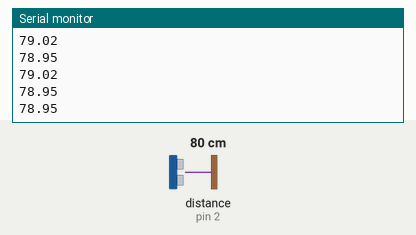
Recording of a sketch running on a simulated Arduino Uno, built with avr-gcc and run on an emulated ATmega328P. Shown: the last lines printed to the serial monitor. Wiring (inferred from the names in the program): ultrasonic range finder: trigger pin 6; echo pin 2. The test bench sets the inputs (shaded band); at power-on: distance to the obstacle (sensor on pin 2) 80 cm.

Above: at 1.2 s.
1.3 s: distance to the obstacle (sensor on pin 2) set to 2 cm
At 2.3 s:
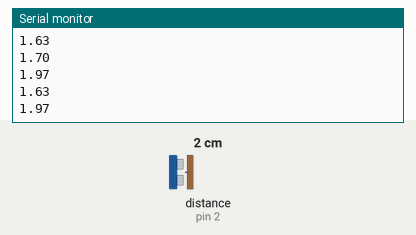
2.8 s: distance to the obstacle (sensor on pin 2) set to 4 cm
At 3.3 s:
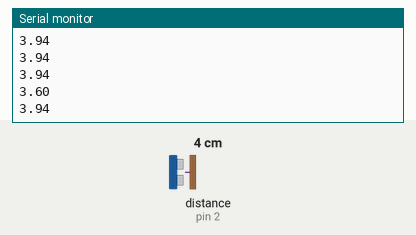
Timing chart, 0 to 5.8 s (numbered marks = the images above; inputs shaded):
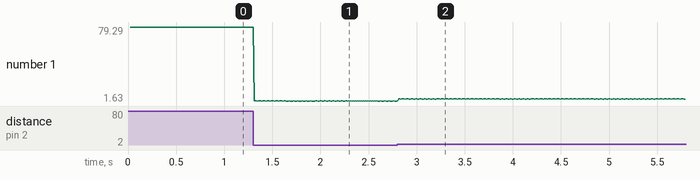

Measured:
- after the input at 1.3 s, the serial monitor: prints a new line at once (image 1)
- after the input at 2.8 s, the serial monitor: prints a new line at once (image 2)
- plotted number 1: 78.95 → 1.63 after the input at 1.3 s, 1.63 → 3.67 after the input at 2.8 s

The sketch:

ultrasonictest.ino
```cpp
#include "ultrasonic.h"

const byte ech_pin = 2;
const byte trg_pin = 6;
unsigned long prevtime = 0;
ultrasonic US(0, trg_pin, ech_pin);

void setup() {
  Serial.begin(9600);
  US.begin();
}

void loop() {
  if(millis() - prevtime > 10){
    US.ping();
    prevtime = millis();
    if (US.complete) Serial.println(US.dist);
  }

}
```

ultrasonic.h
```cpp
class ultrasonic
{
  static void isr0 ();
  static void isr1 ();

  const byte whichISR;
  static ultrasonic * instance0_;
  static ultrasonic * instance1_;

  void handleInterrupt ();

  volatile int counter_;

  const byte trg_pin, ech_pin;
  const float a = 0.017; // speed of sound in cm/us (or whatever length units / us)
  unsigned long t0, t1;

  public:
    ultrasonic (const byte which_, const byte trg_pin_, const byte ech_pin_);
    void begin ();
    void ping ();

    float dist;
    bool complete;

};

void ultrasonic::begin () {
  complete = 0;

  switch (whichISR) {
    case 0:
      attachInterrupt (digitalPinToInterrupt(ech_pin), isr0, CHANGE);
      instance0_ = this;
      break;
    case 1:
      attachInterrupt (digitalPinToInterrupt(ech_pin), isr1, CHANGE);
      instance1_ = this;
      break;
    }
  }

ultrasonic::ultrasonic (const byte whichISR_, const byte trg_pin_, const byte ech_pin_) : whichISR (whichISR_), trg_pin(trg_pin_), ech_pin(ech_pin_) {
    pinMode(ech_pin, INPUT);
    pinMode(trg_pin, OUTPUT);
    digitalWrite(trg_pin, LOW);
    }

void ultrasonic::isr0 () {
  instance0_->handleInterrupt ();
}

void ultrasonic::isr1 () {
  instance1_->handleInterrupt ();
}

ultrasonic * ultrasonic::instance0_;
ultrasonic * ultrasonic::instance1_;

void ultrasonic::handleInterrupt () {
  if(digitalRead(ech_pin)) {
    t0 = micros();
    complete = 0;
  }
  else {
    t1 = micros();
    dist = (t1-t0)*a;
    complete = 1;
  }
  }

void ultrasonic::ping() {
  //Serial.println(t0);
  digitalWrite(trg_pin, HIGH);
  delayMicroseconds(10);
  digitalWrite(trg_pin, LOW);
}
```
